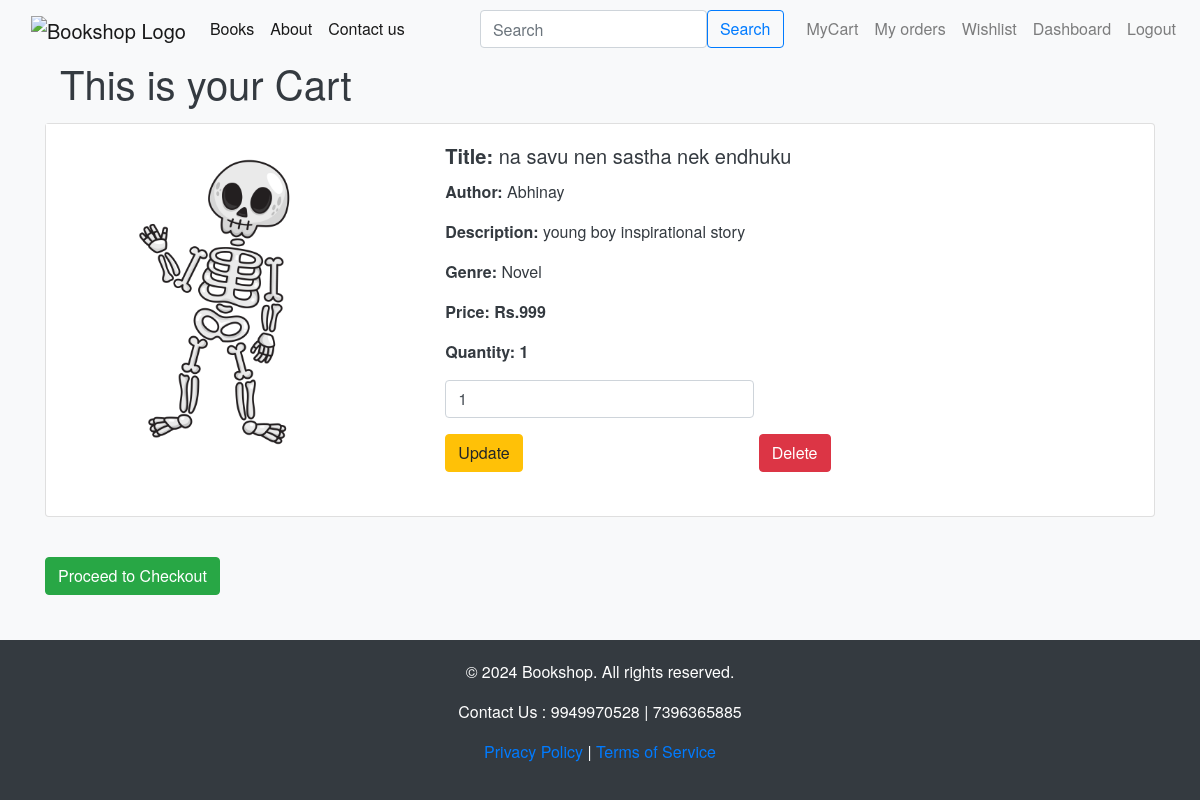
Page /mycart (signed in) on the committed database.
### app.py (models this page shows)
class CartItems(db.Model):
    __tablename__='cartitems'
    CartItemID= db.Column(db.Integer, primary_key=True)
    CartID= db.Column(db.Integer,db.ForeignKey('carts.CartID'), nullable=False)
    ProductID= db.Column(db.Integer,db.ForeignKey('products.ProductID'), nullable=False)
    Quantity= db.Column(db.Integer, nullable=False)
    product = db.relationship('Products', backref=db.backref('cart_items', lazy=True))

class Products(db.Model):
    __tablename__ = 'products'
    ProductID = db.Column(db.Integer, primary_key=True)
    ProductName= db.Column(db.String(50), nullable=False)
    Author= db.Column(db.String(30), nullable=False)
    Description= db.Column(db.String(100), nullable=False)
    Price= db.Column(db.Integer, nullable=False)
    StockQuantity= db.Column(db.Integer,nullable=False)
    CategoryID= db.Column(db.Integer,db.ForeignKey('categories.CategoryID'), nullable=False )
    MerchantID = db.Column(db.Integer, db.ForeignKey('users.UserID'), nullable=False)
    ProductImage = db.Column(db.String(100), nullable=False)

class Categories(db.Model):
    __tablename__='categories'
    CategoryID= db.Column(db.Integer, primary_key=True)
    CategoryName= db.Column(db.String(50), nullable=False)
    Description= db.Column(db.String(150), nullable=False)

### app.py (the view)
@app.route('/mycart')
def mycart():
    if 'user_id' not in session:
        flash('Please log in first!', 'danger')
        return redirect(url_for('login'))
    user_id = session['user_id']
    cart = Carts.query.filter_by(UserID=user_id).first()
    if not cart:
        flash('Your cart is empty!', 'info')
        return render_template('cart.html', cart_items=[], product_map={}, category_map={})
    cart_items = CartItems.query.filter_by(CartID=cart.CartID).all()
    product_ids = [item.ProductID for item in cart_items]
    products = Products.query.filter(Products.ProductID.in_(product_ids)).all()
    categories = Categories.query.all()
    product_map = {product.ProductID: product for product in products}
    category_map = {category.CategoryID: category.CategoryName for category in categories}
    return render_template('cart.html', cart_items=cart_items, product_map=product_map, category_map=category_map)

### templates/cart.html
{% extends 'base.html' %}
{% block body %}
<div class="container">
    <h1>This is your Cart</h1>
</div>
{% if cart_items %}
{% for item in cart_items %}
<div class="card mb-4 my-3 rounded">
    <div class="row g-0">
        <div class="col-md-4">
            <img src="{{ url_for('static', filename='uploads/' ~ product_map[item.ProductID].ProductImage) }}"
                class="img-fluid rounded-start" alt="{{ product_map[item.ProductID].ProductName }}">
        </div>
        <div class="col-md-8">
            <div class="card-body">
                <h5 class="card-title"><strong>Title: </strong>{{ product_map[item.ProductID].ProductName }}</h5>
                <p class="card-text"><strong>Author: </strong>{{ product_map[item.ProductID].Author }}</p>
                <p class="card-text"><strong>Description: </strong>{{ product_map[item.ProductID].Description }}</p>
                <p class="card-text"><strong>Genre: </strong>{{ category_map[product_map[item.ProductID].CategoryID] }}</p>
                <p class="card-text"><strong>Price: Rs.{{ product_map[item.ProductID].Price }}</strong></p>
                <p class="card-text"><strong>Quantity: {{ item.Quantity }}</strong></p>
                <form action="{{ url_for('update_cart_item', item_id=item.CartItemID) }}" method="post" class="d-inline">
                    <label for="quantity">
                        <input type="number" name="quantity" value="{{ item.Quantity }}" min="1" class="form-control d-inline-block">
                        <button type="submit" class="btn btn-warning my-3">Update</button>
                    </label>
                </form>
                <form action="{{ url_for('delete_cart_item', item_id=item.CartItemID) }}" method="post" class="d-inline">
                    <button type="submit" class="btn btn-danger">Delete</button>
                </form>
            </div>
        </div>
    </div>
</div>
{% endfor %}
<form action="{{ url_for('checkout') }}" method="get">
    <button type="submit" class="btn btn-success my-3">Proceed to Checkout</button>
</form>
{% else %}
<p>Your cart is empty.</p>
<a href="{{ url_for('books') }}" class="btn btn-primary">Shop Now</a>
{% endif %}
{% endblock body %}

### templates/base.html (style rules this page uses)
body { background-color: #f8f9fa; color: #343a40; font-family: 'Helvetica Neue', Helvetica, Arial, sans-serif; display: flex; flex-direction: column; min-height: 100vh; margin: 0; }
.container { flex: 1; }

### rows in the picture
CartItems: ProductID.ProductImage (picture), ProductID.ProductName "na savu nen sastha nek endhuku", ProductID.Author "Abhinay", ProductID.Description "young boy inspirational story", ProductID.CategoryName "Novel", ProductID.Price "999", Quantity "1", quantity "1"
